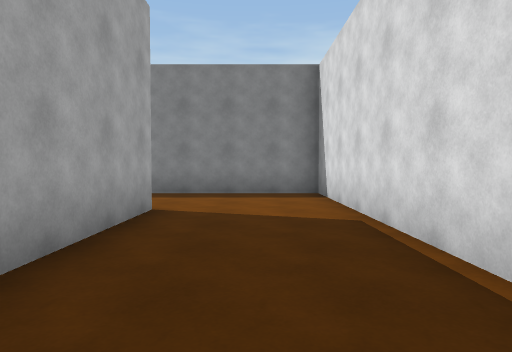
view 1 (above)

12 first-person views from a walk through a 3-D level made in the Unity game engine. The camera is 1.3 m above the floor, tilts 2° down and sees 75° across. The floor is counted in squares, 2 m on a side. Each view is taken from the middle of a square. On the plan, view 1 faces up. The plan holds only what a view shows up to about 10 squares ahead; the rest is blank. The player character is not drawn.

view 2
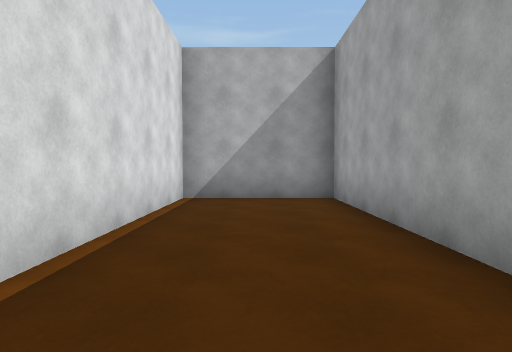

view 3
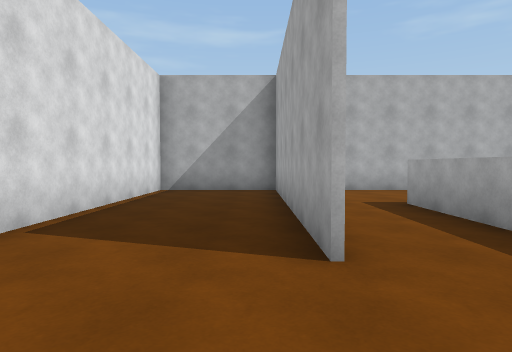

view 4
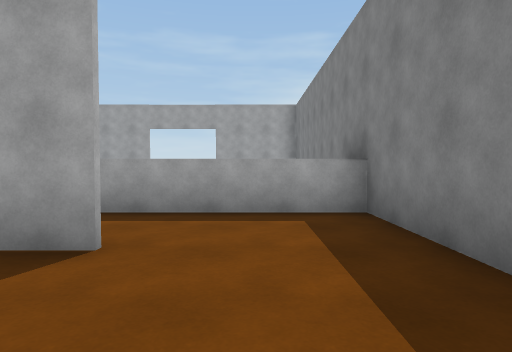

view 5
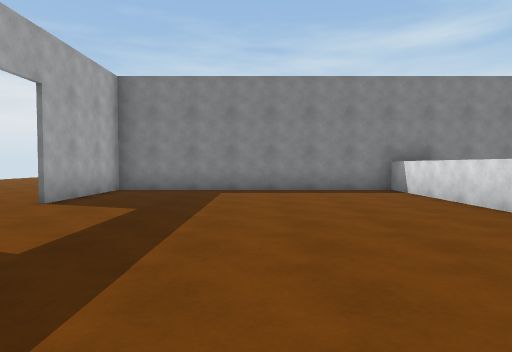

view 6
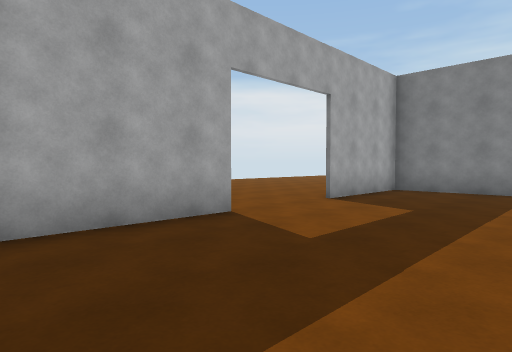

view 7
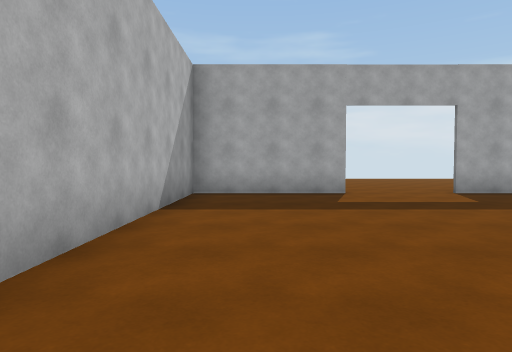

view 8
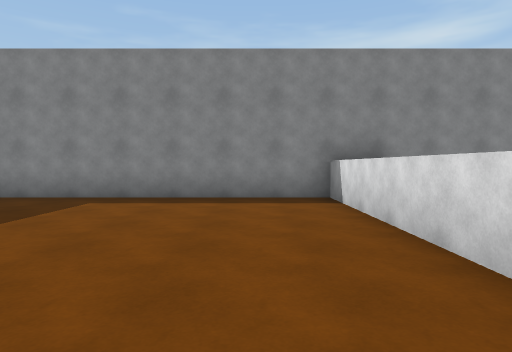

view 9
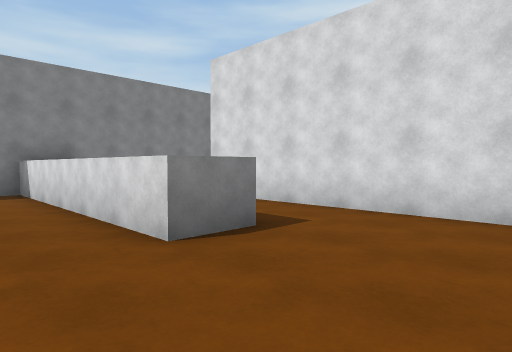

view 10
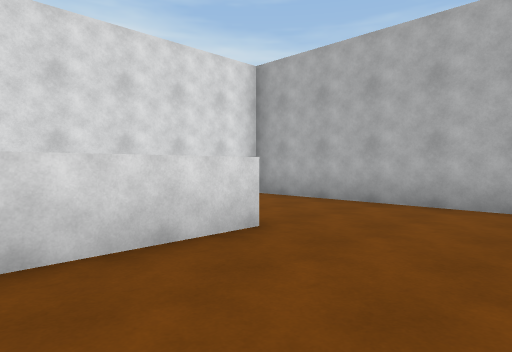

view 11
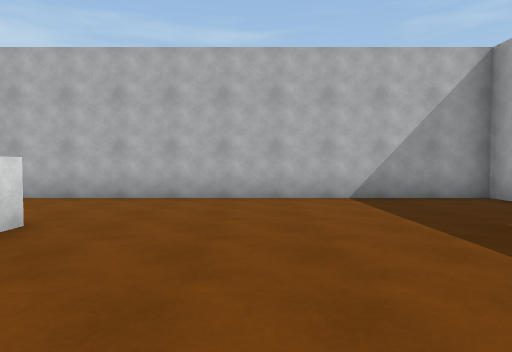

view 12
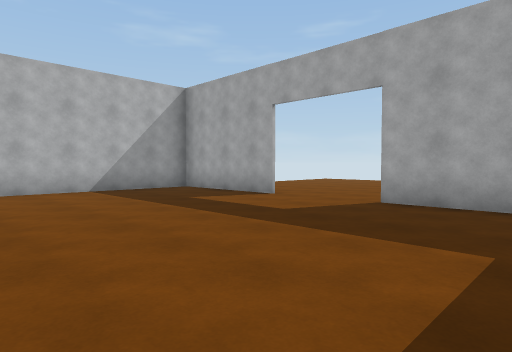

### Floor plan
Key: @ floor where view 1 was taken; . floor; O other object.
Columns run from 15 left of view 1 to 2 right of it. Each row starts with its distance up from view 1.
  8     OOOOOOOOOOOOO
  7  ..O......OO.....O
  6 ...O.......O.....O
  5 ...O.......O.....O
  4  ..........O.O...O
  3 ...........O.O...O
  2 ...O.......O.O...O
  1  ..O.........O...O
  0    O.........O.@.O
 -1    O.........O...O
 -2     OOOOOOOOOOOOO

Where each view was taken, in squares from view 1:
view 1: 0 up, 0 right, facing up
view 2: 5 up, 0 right, facing down
view 3: 7 up, 1 left, facing down
view 4: 6 up, 1 right, facing left
view 5: 1 down, 8 left, facing up
view 6: 1 down, 8 left, facing up-left
view 7: 0 up, 4 left, facing left
view 8: 1 up, 6 left, facing up
view 9: 1 down, 6 left, facing up-right
view 10: 4 up, 7 left, facing down-right
view 11: 5 up, 7 left, facing down
view 12: 7 up, 6 left, facing down-left
